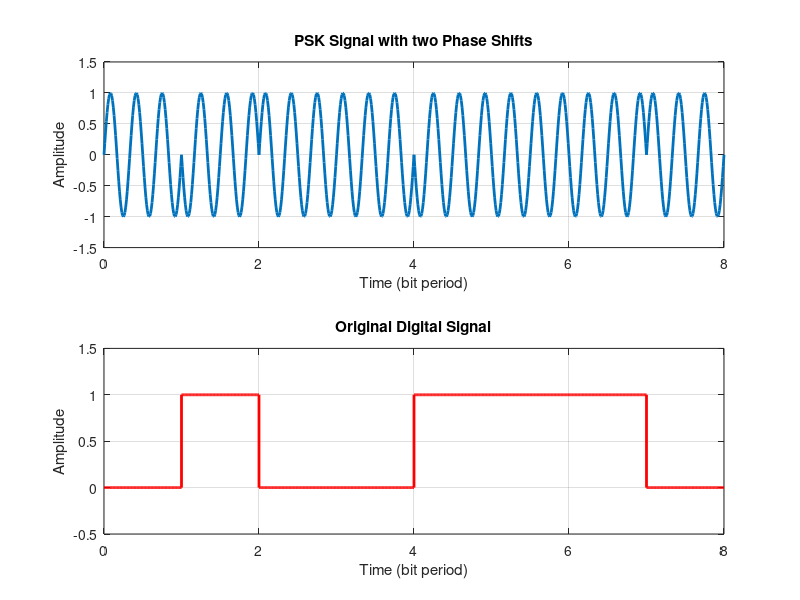

This chart was generated by the following MATLAB code:
% MATLAB Script for a Binary PSK with two Phases

format long;

% Clear all variables and close all figures
clear all;
close all;

% The number of bits to send - Frame Length
N = 8;

% Generate a random bit stream
bit_stream = round(rand(1,N));

% Enter the two Phase shifts - in Radians
% Phase for 0 bit
P1 = 0; 

% Phase for 1 bit
P2 = pi;

% Frequency of Modulating Signal
f = 3;

% Sampling rate - This will define the resoultion
fs = 100;

% Time for one bit
t = 0: 1/fs : 1;

% This time variable is just for plot
time = [];

PSK_signal = [];
Digital_signal = [];

for ii = 1: 1: length(bit_stream)
    
    % The FSK Signal
    PSK_signal = [PSK_signal (bit_stream(ii)==0)*sin(2*pi*f*t + P1)+...
        (bit_stream(ii)==1)*sin(2*pi*f*t + P2)];
    
    % The Original Digital Signal
    Digital_signal = [Digital_signal (bit_stream(ii)==0)*...
        zeros(1,length(t)) + (bit_stream(ii)==1)*ones(1,length(t))];
    
    time = [time t];
    t =  t + 1;
   
end

% Plot the PSK Signal
subplot(2,1,1);
plot(time,PSK_signal,'LineWidth',2);
xlabel('Time (bit period)');
ylabel('Amplitude');
title('PSK Signal with two Phase Shifts');
axis([0 time(end) -1.5 1.5]);
grid  on;

% Plot the Original Digital Signal
subplot(2,1,2);
plot(time,Digital_signal,'r','LineWidth',2);
xlabel('Time (bit period)');
ylabel('Amplitude');
title('Original Digital Signal');
axis([0 time(end) -0.5 1.5]);
grid on;